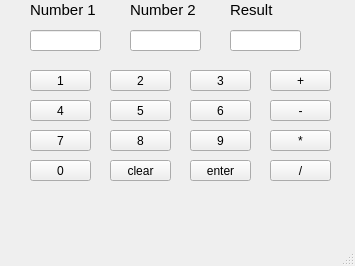
<?xml version="1.0" encoding="UTF-8"?>
<ui version="4.0">
 <class>MainWindow</class>
 <widget class="QMainWindow" name="MainWindow">
  <property name="geometry">
   <rect>
    <x>0</x>
    <y>0</y>
    <width>355</width>
    <height>266</height>
   </rect>
  </property>
  <property name="windowTitle">
   <string>Laskin</string>
  </property>
  <widget class="QWidget" name="centralwidget">
   <widget class="QPushButton" name="btnNum1">
    <property name="geometry">
     <rect>
      <x>30</x>
      <y>70</y>
      <width>61</width>
      <height>21</height>
     </rect>
    </property>
    <property name="text">
     <string>1</string>
    </property>
   </widget>
   <widget class="QPushButton" name="btnNum4">
    <property name="geometry">
     <rect>
      <x>30</x>
      <y>100</y>
      <width>61</width>
      <height>21</height>
     </rect>
    </property>
    <property name="text">
     <string>4</string>
    </property>
   </widget>
   <widget class="QPushButton" name="btnNum7">
    <property name="geometry">
     <rect>
      <x>30</x>
      <y>130</y>
      <width>61</width>
      <height>21</height>
     </rect>
    </property>
    <property name="text">
     <string>7</string>
    </property>
   </widget>
   <widget class="QPushButton" name="btnNum0">
    <property name="geometry">
     <rect>
      <x>30</x>
      <y>160</y>
      <width>61</width>
      <height>21</height>
     </rect>
    </property>
    <property name="text">
     <string>0</string>
    </property>
   </widget>
   <widget class="QPushButton" name="btnNum2">
    <property name="geometry">
     <rect>
      <x>110</x>
      <y>70</y>
      <width>61</width>
      <height>21</height>
     </rect>
    </property>
    <property name="text">
     <string>2</string>
    </property>
   </widget>
   <widget class="QPushButton" name="btnNum5">
    <property name="geometry">
     <rect>
      <x>110</x>
      <y>100</y>
      <width>61</width>
      <height>21</height>
     </rect>
    </property>
    <property name="text">
     <string>5</string>
    </property>
   </widget>
   <widget class="QPushButton" name="btnNum8">
    <property name="geometry">
     <rect>
      <x>110</x>
      <y>130</y>
      <width>61</width>
      <height>21</height>
     </rect>
    </property>
    <property name="text">
     <string>8</string>
    </property>
   </widget>
   <widget class="QPushButton" name="btnClear">
    <property name="geometry">
     <rect>
      <x>110</x>
      <y>160</y>
      <width>61</width>
      <height>21</height>
     </rect>
    </property>
    <property name="text">
     <string>clear</string>
    </property>
   </widget>
   <widget class="QPushButton" name="btnNum3">
    <property name="geometry">
     <rect>
      <x>190</x>
      <y>70</y>
      <width>61</width>
      <height>21</height>
     </rect>
    </property>
    <property name="text">
     <string>3</string>
    </property>
   </widget>
   <widget class="QPushButton" name="btnNum6">
    <property name="geometry">
     <rect>
      <x>190</x>
      <y>100</y>
      <width>61</width>
      <height>21</height>
     </rect>
    </property>
    <property name="text">
     <string>6</string>
    </property>
   </widget>
   <widget class="QPushButton" name="btnNum9">
    <property name="geometry">
     <rect>
      <x>190</x>
      <y>130</y>
      <width>61</width>
      <height>21</height>
     </rect>
    </property>
    <property name="text">
     <string>9</string>
    </property>
   </widget>
   <widget class="QPushButton" name="btnEnter">
    <property name="geometry">
     <rect>
      <x>190</x>
      <y>160</y>
      <width>61</width>
      <height>21</height>
     </rect>
    </property>
    <property name="text">
     <string>enter</string>
    </property>
   </widget>
   <widget class="QPushButton" name="btnSub">
    <property name="geometry">
     <rect>
      <x>270</x>
      <y>100</y>
      <width>61</width>
      <height>21</height>
     </rect>
    </property>
    <property name="text">
     <string>-</string>
    </property>
   </widget>
   <widget class="QPushButton" name="btnMul">
    <property name="geometry">
     <rect>
      <x>270</x>
      <y>130</y>
      <width>61</width>
      <height>21</height>
     </rect>
    </property>
    <property name="text">
     <string>*</string>
    </property>
   </widget>
   <widget class="QPushButton" name="btnDiv">
    <property name="geometry">
     <rect>
      <x>270</x>
      <y>160</y>
      <width>61</width>
      <height>21</height>
     </rect>
    </property>
    <property name="text">
     <string>/</string>
    </property>
   </widget>
   <widget class="QPushButton" name="btnAdd">
    <property name="geometry">
     <rect>
      <x>270</x>
      <y>70</y>
      <width>61</width>
      <height>21</height>
     </rect>
    </property>
    <property name="text">
     <string>+</string>
    </property>
   </widget>
   <widget class="QLabel" name="num1">
    <property name="geometry">
     <rect>
      <x>30</x>
      <y>0</y>
      <width>71</width>
      <height>20</height>
     </rect>
    </property>
    <property name="font">
     <font>
      <pointsize>11</pointsize>
     </font>
    </property>
    <property name="text">
     <string>Number 1</string>
    </property>
   </widget>
   <widget class="QLabel" name="num2">
    <property name="geometry">
     <rect>
      <x>130</x>
      <y>0</y>
      <width>71</width>
      <height>20</height>
     </rect>
    </property>
    <property name="font">
     <font>
      <pointsize>11</pointsize>
     </font>
    </property>
    <property name="text">
     <string>Number 2</string>
    </property>
   </widget>
   <widget class="QLabel" name="result">
    <property name="geometry">
     <rect>
      <x>230</x>
      <y>0</y>
      <width>71</width>
      <height>20</height>
     </rect>
    </property>
    <property name="font">
     <font>
      <pointsize>11</pointsize>
     </font>
    </property>
    <property name="text">
     <string>Result</string>
    </property>
   </widget>
   <widget class="QLineEdit" name="lineEdit">
    <property name="geometry">
     <rect>
      <x>30</x>
      <y>30</y>
      <width>71</width>
      <height>21</height>
     </rect>
    </property>
    <property name="readOnly">
     <bool>true</bool>
    </property>
   </widget>
   <widget class="QLineEdit" name="lineEdit_2">
    <property name="geometry">
     <rect>
      <x>130</x>
      <y>30</y>
      <width>71</width>
      <height>21</height>
     </rect>
    </property>
    <property name="readOnly">
     <bool>true</bool>
    </property>
   </widget>
   <widget class="QLineEdit" name="lineEdit_3">
    <property name="geometry">
     <rect>
      <x>230</x>
      <y>30</y>
      <width>71</width>
      <height>21</height>
     </rect>
    </property>
    <property name="readOnly">
     <bool>true</bool>
    </property>
   </widget>
  </widget>
  <widget class="QMenuBar" name="menubar">
   <property name="geometry">
    <rect>
     <x>0</x>
     <y>0</y>
     <width>355</width>
     <height>17</height>
    </rect>
   </property>
  </widget>
  <widget class="QStatusBar" name="statusbar"/>
 </widget>
 <resources/>
 <connections/>
</ui>
